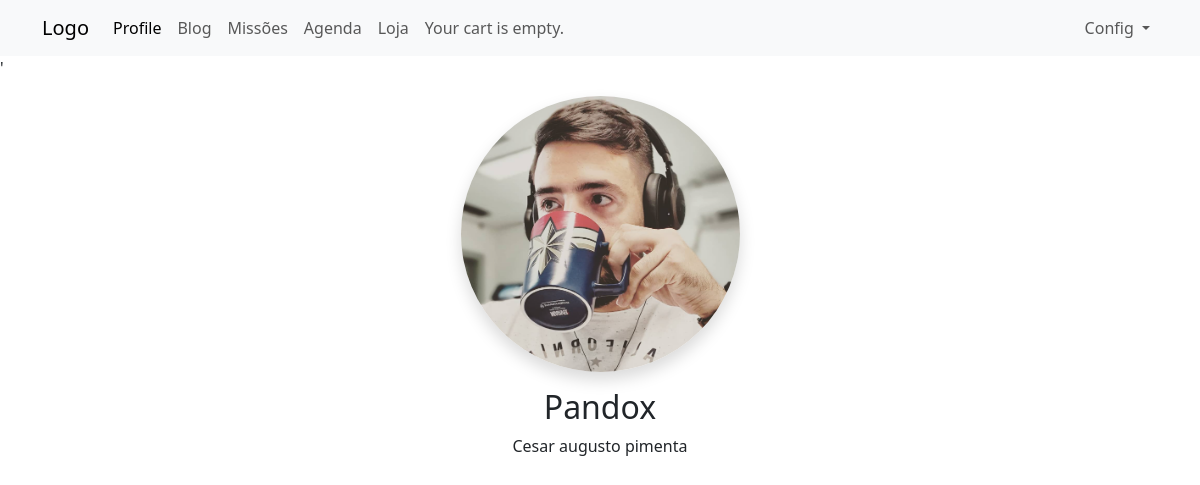
Page /account/dashboard/ (signed in) on the committed database.
### account/models.py (models this page shows, shortened)
class Profile(models.Model):
    user = models.OneToOneField(settings.AUTH_USER_MODEL,
                                on_delete=models.CASCADE)
    apelido = models.CharField(max_length=250, blank=True, null=True)
    date_of_birth = models.DateField(blank=True, null=True)
    photo = models.ImageField(upload_to='users/%Y/%m/%d/',
                              blank=True)
    resumo = models.TextField(blank=True, null=True)
    def name(self):
        return '{} {}'.format(self.user.first_name, self.user.last_name)

### account/views.py (the view)
# urls.py: path('dashboard/', views.dashboard, name='dashboard'),
@login_required
def dashboard(request):
    profile = Profile.objects.filter(user=request.user).first()
    return render(request,
                  'account/dashboard.html',
                  {'section': 'dashboard',
                   'profile': profile })

### cart/cart.py (called while the page is built)
    def __len__(self):
        return sum(item['quantity'] for item in self.cart.values())

### cart/context_processors.py (called while the page is built)
def cart(request):
    return {'cart': Cart(request)}

### account/templates/account/dashboard.html (shortened to what this page needs)
{% extends "base.html" %}
{% load static %}
{% block body %}
  <div class="text-center">
    <div>
      <img src={{ profile.photo.url }} class='img-fluid rounded rounded-circle w-25 shadow'>
    </div>
    <div class="pt-3">
      <h2>{{ profile.apelido }}</h2>
      <p class="p-0">{{ profile.name }} </p>
    </div>
  </div>
{% endblock %}

### rows in the picture
Profile: photo (picture), apelido "Pandox", name "Cesar augusto pimenta"
